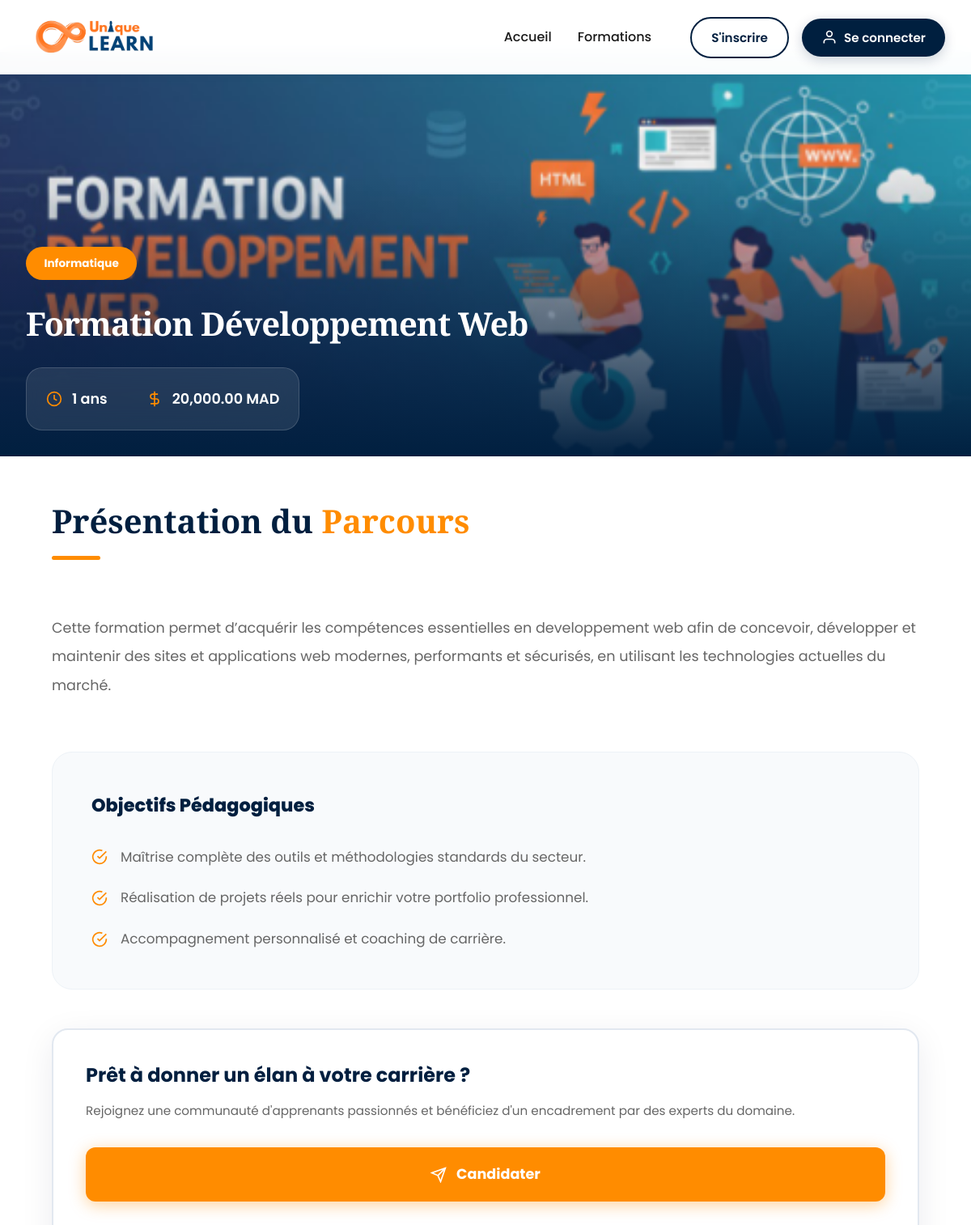
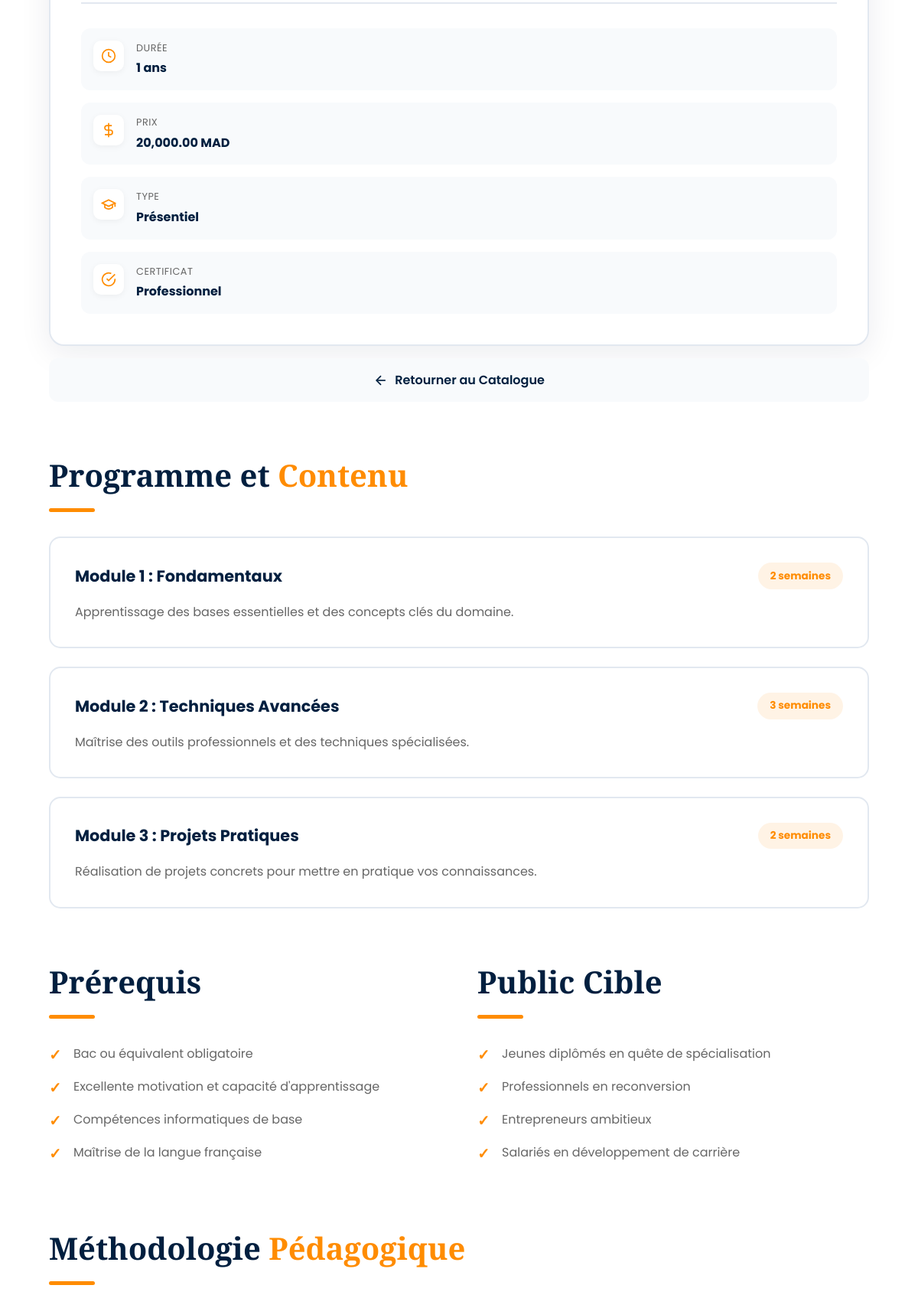
The app's page /formation_detail.php?id=13 (upper part) with its own data (2 pictures, top to bottom).
### tables this page shows
CREATE TABLE `formations` (
  `id` int(11) NOT NULL,
  `titre` varchar(255) NOT NULL,
  `categorie` varchar(100) NOT NULL,
  `description` text NOT NULL,
  `duree` varchar(50) NOT NULL,
  `prix` decimal(10,2) NOT NULL,
  `image_url` varchar(255) DEFAULT 'logo.png'
);

### public/formation_detail.php (the view, shortened to what this page needs)
<?php
require_once '../includes/connexion.php';
$id = filter_input(INPUT_GET, 'id', FILTER_VALIDATE_INT);
$stmt = $pdo->prepare("SELECT * FROM formations WHERE id = ?");
$stmt->execute([$id]);
$f = $stmt->fetch();
include '../includes/header.php';
?>
<!DOCTYPE html>
<html lang="fr">
<head>
</head>
<main class="formation-detail-page">
    <div class="detail-card">
        <div class="detail-hero">
            <img src="../assets/img/<?php echo $f['image_url']; ?>" alt="<?php echo htmlspecialchars($f['titre']); ?>" class="detail-hero-img">
            <div class="detail-hero-overlay"></div>
            <div class="detail-hero-content">
                <span class="detail-badge"><?php echo htmlspecialchars($f['categorie']); ?></span>
                <h1 class="detail-title"><?php echo htmlspecialchars($f['titre']); ?></h1>
                <div class="detail-meta">
                    <span class="detail-meta-item">
                        <svg width="20" height="20" viewBox="0 0 24 24" fill="none" stroke="currentColor" stroke-width="2">
                            <circle cx="12" cy="12" r="10"></circle>
                            <polyline points="12 6 12 12 16 14"></polyline>
                        </svg>
                        <?php echo htmlspecialchars($f['duree']); ?>
                    </span>
                    <span class="detail-meta-item">
                        <svg width="20" height="20" viewBox="0 0 24 24" fill="none" stroke="currentColor" stroke-width="2">
                            <line x1="12" y1="1" x2="12" y2="23"></line>
                            <path d="M17 5H9.5a3.5 3.5 0 0 0 0 7h5a3.5 3.5 0 0 1 0 7H6"></path>
                        </svg>
                        <?php echo number_format($f['prix'], 2); ?> MAD
                    </span>
                </div>
            </div>
        </div>
        <div class="detail-body">
            <div class="container">
                <div class="detail-grid">
                    <div class="detail-main">
                        <h2 class="detail-section-title">
                            Présentation du <span class="highlight-orange">Parcours</span>
                        </h2>
                        <p class="detail-description">
                            <?php echo nl2br(htmlspecialchars($f['description'])); ?>
                        </p>
                        <div class="detail-objectives">
                            <h4>Objectifs Pédagogiques</h4>
                            <ul>
                                <li>
                                    <svg width="20" height="20" viewBox="0 0 24 24" fill="none" stroke="currentColor" stroke-width="2">
                                        <path d="M22 11.08V12a10 10 0 1 1-5.93-9.14"></path>
                                        <polyline points="22 4 12 14.01 9 11.01"></polyline>
                                    </svg>
                                    <span>Maîtrise complète des outils et méthodologies standards du secteur.</span>
                                </li>
                                <li>
                                    <svg width="20" height="20" viewBox="0 0 24 24" fill="none" stroke="currentColor" stroke-width="2">
                                        <path d="M22 11.08V12a10 10 0 1 1-5.93-9.14"></path>
                                        <polyline points="22 4 12 14.01 9 11.01"></polyline>
                                    </svg>
                                    <span>Réalisation de projets réels pour enrichir votre portfolio professionnel.</span>
                                </li>
                                <li>
                                    <svg width="20" height="20" viewBox="0 0 24 24" fill="none" stroke="currentColor" stroke-width="2">
                                        <path d="M22 11.08V12a10 10 0 1 1-5.93-9.14"></path>
                                        <polyline points="22 4 12 14.01 9 11.01"></polyline>
                                    </svg>
                                    <span>Accompagnement personnalisé et coaching de carrière.</span>
                                </li>
                            </ul>
                        </div>
                    </div>
                    <div class="detail-sidebar">
                        <div class="detail-cta-card">
                            <h3>Prêt à donner un élan à votre carrière ?</h3>
                            <p>Rejoignez une communauté d'apprenants passionnés et bénéficiez d'un encadrement par des experts du domaine.</p>
                            <a href="inscription.php?id=<?php echo $f['id']; ?>" class="btn btn-primary btn-full">
                                <svg width="20" height="20" viewBox="0 0 24 24" fill="none" stroke="currentColor" stroke-width="2">
                                    <line x1="22" y1="2" x2="11" y2="13"></line>
                                    <polygon points="22 2 15 22 11 13 2 9 22 2"></polygon>
                                </svg>
                                Candidater
                            </a>
                            <div class="formation-summary-inline">
                                <div class="summary-item-inline">
                                    <span class="summary-icon-inline">
                                        <svg width="20" height="20" viewBox="0 0 24 24" fill="none" stroke="currentColor" stroke-width="2">
                                            <circle cx="12" cy="12" r="10"></circle>
                                            <polyline points="12 6 12 12 16 14"></polyline>
                                        </svg>
                                    </span>
                                    <div>
                                        <p class="summary-label-inline">Durée</p>
                                        <p class="summary-value-inline"><?php echo htmlspecialchars($f['duree']); ?></p>
                                    </div>
                                </div>
                                <div class="summary-item-inline">
                                    <span class="summary-icon-inline">
                                        <svg width="20" height="20" viewBox="0 0 24 24" fill="none" stroke="currentColor" stroke-width="2">
                                            <line x1="12" y1="1" x2="12" y2="23"></line>
                                            <path d="M17 5H9.5a3.5 3.5 0 0 0 0 7h5a3.5 3.5 0 0 1 0 7H6"></path>
                                        </svg>
                                    </span>
                                    <div>
                                        <p class="summary-label-inline">Prix</p>
                                        <p class="summary-value-inline"><?php echo number_format($f['prix'], 2); ?> MAD</p>
                                    </div>
                                </div>
                                <div class="summary-item-inline">
                                    <span class="summary-icon-inline">
                                        <svg width="20" height="20" viewBox="0 0 24 24" fill="none" stroke="currentColor" stroke-width="2">
                                            <path d="M22 10v6M2 10l10-5 10 5-10 5z"></path>
                                            <path d="M6 12v5c3 3 9 3 12 0v-5"></path>
                                        </svg>
                                    </span>
                                    <div>
                                        <p class="summary-label-inline">Type</p>
                                        <p class="summary-value-inline">Présentiel</p>
                                    </div>
                                </div>
                                <div class="summary-item-inline">
                                    <span class="summary-icon-inline">
                                        <svg width="20" height="20" viewBox="0 0 24 24" fill="none" stroke="currentColor" stroke-width="2">
                                            <path d="M22 11.08V12a10 10 0 1 1-5.93-9.14"></path>
                                            <polyline points="22 4 12 14.01 9 11.01"></polyline>
                                        </svg>
                                    </span>
                                    <div>
                                        <p class="summary-label-inline">Certificat</p>
                                        <p class="summary-value-inline">Professionnel</p>
                                    </div>
                                </div>
                            </div>
                        </div>
                        <a href="formations.php" class="detail-back-link">
                            <svg width="20" height="20" viewBox="0 0 24 24" fill="none" stroke="currentColor" stroke-width="2">
                                <line x1="19" y1="12" x2="5" y2="12"></line>
                                <polyline points="12 19 5 12 12 5"></polyline>
                            </svg>
                            Retourner au Catalogue
                        </a>
                    </div>
                </div>
                <div class="detail-section" style="margin-top: 4rem;">
                    <h3 class="detail-section-title">
                        Programme et <span class="highlight-orange">Contenu</span>
                    </h3>
                    <div class="detail-modules">
                        <div class="module-item">
                            <div class="module-header">
                                <h4>Module 1 : Fondamentaux</h4>
                                <span class="module-duration">2 semaines</span>
                            </div>
                            <p>Apprentissage des bases essentielles et des concepts clés du domaine.</p>
                        </div>
                        <div class="module-item">
                            <div class="module-header">
                                <h4>Module 2 : Techniques Avancées</h4>
                                <span class="module-duration">3 semaines</span>
                            </div>
                            <p>Maîtrise des outils professionnels et des techniques spécialisées.</p>
                        </div>
                        <div class="module-item">
                            <div class="module-header">
                                <h4>Module 3 : Projets Pratiques</h4>
                                <span class="module-duration">2 semaines</span>
                            </div>
                            <p>Réalisation de projets concrets pour mettre en pratique vos connaissances.</p>
                        </div>
                    </div>
                </div>
                <div class="detail-section" style="margin-top: 4rem;">
                    <div style="display: grid; grid-template-columns: 1fr 1fr; gap: 3rem;">
                        <div>
                            <h3 class="detail-section-title">
                                Prérequis
                            </h3>
                            <ul class="detail-list">
                                <li>Bac ou équivalent obligatoire</li>
                                <li>Excellente motivation et capacité d'apprentissage</li>
                                <li>Compétences informatiques de base</li>
                                <li>Maîtrise de la langue française</li>
                            </ul>
                        </div>
                        <div>
                            <h3 class="detail-section-title">
                                Public Cible
                            </h3>
                            <ul class="detail-list">
                                <li>Jeunes diplômés en quête de spécialisation</li>
                                <li>Professionnels en reconversion</li>
                                <li>Entrepreneurs ambitieux</li>
                                <li>Salariés en développement de carrière</li>
                            </ul>
                        </div>
                    </div>
                </div>
                <div class="detail-section" style="margin-top: 4rem;">
                    <h3 class="detail-section-title">
                        Méthodologie <span class="highlight-orange">Pédagogique</span>
                    </h3>
                </div>
                </div>
            </div>
        </div>
</main>
</body>
</html>

### records on screen
formations: image_url (picture), categorie "Informatique", titre "Formation Développement Web", duree "1 ans", prix "20,000.00", description "Cette formation permet d’acquérir les compétences essentielles en developpement web afin de concevoir, développer et maintenir des sites et applications web modernes, performants et sécurisés, en utilisant les technologies actuelles du marché."
